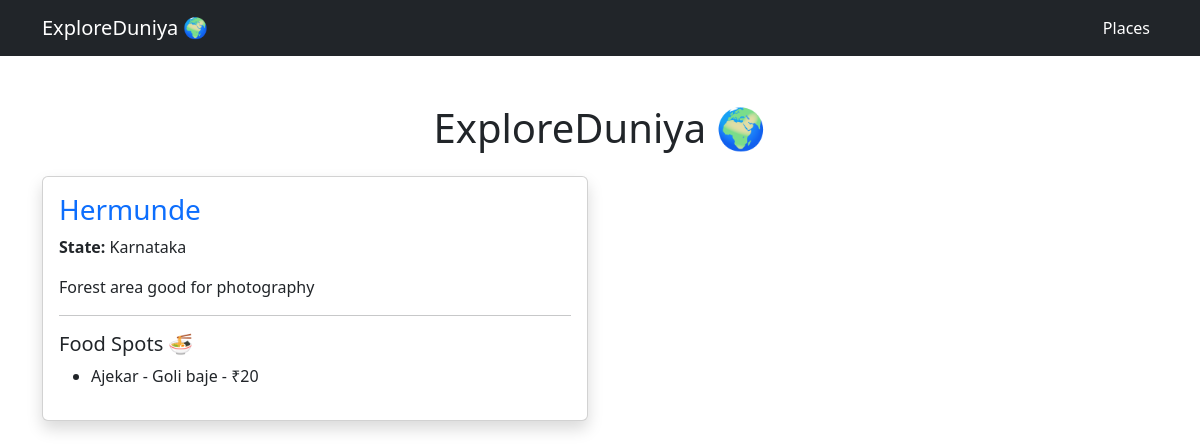
The page /places/ on the database its author committed.
### places/models.py (models this page shows, shortened)
class Place(models.Model):
    name = models.CharField(max_length=100)
    state = models.CharField(max_length=100)
    description = models.TextField()

class FoodSpot(models.Model):
    place = models.ForeignKey(Place, on_delete=models.CASCADE)
    name = models.CharField(max_length=100)
    special_food = models.CharField(max_length=100)
    price = models.IntegerField()

### places/views.py (the view)
# urls.py: path('places/', place_list),
def place_list(request):
    places = Place.objects.all()
    return render(
        request,
        'places/place_list.html',
        {'places': places}
    )

### places/templates/places/place_list.html (shortened to what this page needs)
<!DOCTYPE html>
<html>
<head>
    <link href="https://cdn.jsdelivr.net/npm/bootstrap@5.3.7/dist/css/bootstrap.min.css" rel="stylesheet">
</head>
<body>
    <nav class="navbar navbar-expand-lg navbar-dark bg-dark">
        <div class="container">
            <a class="navbar-brand" href="/places/">
                ExploreDuniya 🌍
            </a>
            <div class="navbar-nav">
                <a class="nav-link active" href="/places/">
                    Places
                </a>
            </div>
        </div>
    </nav>
    <div class="container mt-5">
        <h1 class="text-center mb-4">
            ExploreDuniya 🌍
        </h1>
        <div class="row">
            {% for place in places %}
            <div class="col-md-6 mb-4">
                <div class="card shadow">
                    <div class="card-body">
                        <h3>
                            <a href="/places/{{ place.id }}/" class="text-decoration-none">
                                {{ place.name }}
                            </a>
                        </h3>
                        <p>
                            <strong>State:</strong>
                            {{ place.state }}
                        </p>
                        <p>
                            {{ place.description }}
                        </p>
                        <hr>
                        <h5>Food Spots 🍜</h5>
                        <ul>
                            {% for food in place.foodspot_set.all %}
                            <li>
                                {{ food.name }}
                                -
                                {{ food.special_food }}
                                -
                                ₹{{ food.price }}
                            </li>
                            {% empty %}
                            <li>No food spots added yet.</li>
                            {% endfor %}
                        </ul>
                    </div>
                </div>
            </div>
            {% endfor %}
        </div>
    </div>
</body>
</html>

### rows shown on the page
Place: name "Hermunde", state "Karnataka", description "Forest area good for photography"
FoodSpot: name "Ajekar", special_food "Goli baje", price "20"
